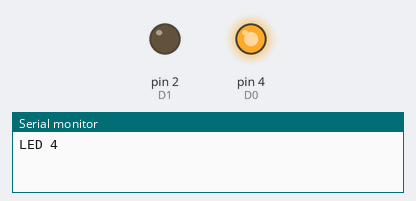
A sketch run on a simulated Arduino Uno, built with avr-gcc and run on an emulated ATmega328P. On the bench: output pins drawn as LEDs (lit = HIGH), the last lines printed to the serial monitor.

Above: at 0.5 s.
At 1.5 s:
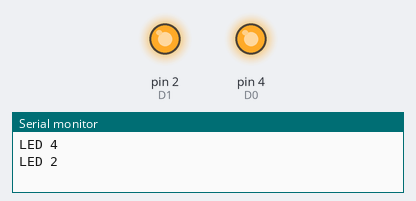
At 2.5 s:
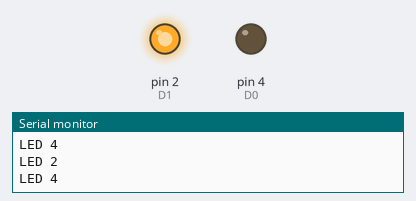
At 3.5 s:
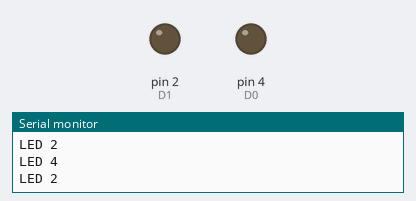
Timing chart, 0 to 5.2 s (numbered marks = the images above):
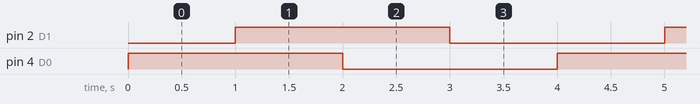

The sketch:

d4.ino
```cpp
#define D0 4
#define D1 2

void setup() {
  // put your setup code here, to run once:
Serial.begin(115200);
pinMode(D0 , OUTPUT);
pinMode(D1 , OUTPUT);
}

void loop() {
  // put your main code here, to run repeatedly:
int x=digitalRead(D0);
int x1=digitalRead(D1);
digitalWrite(D0 , !x);
Serial.println("LED 4");
delay(1000);
digitalWrite(D1 , !x1);
Serial.println("LED 2");
delay(1000);

}
```

Measured:
- by itself, pin 2 (D1), pin 4 (D0): alternates HIGH for 2.0 s and LOW for 2.0 s
- by itself, everything shown: repeats every 4.0 s, in 4 steps
